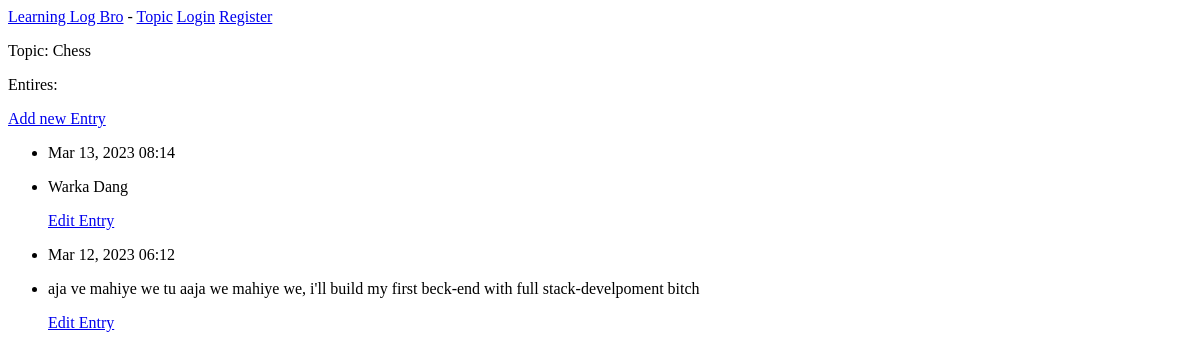
The page /topics/1 on the database as committed earlier.
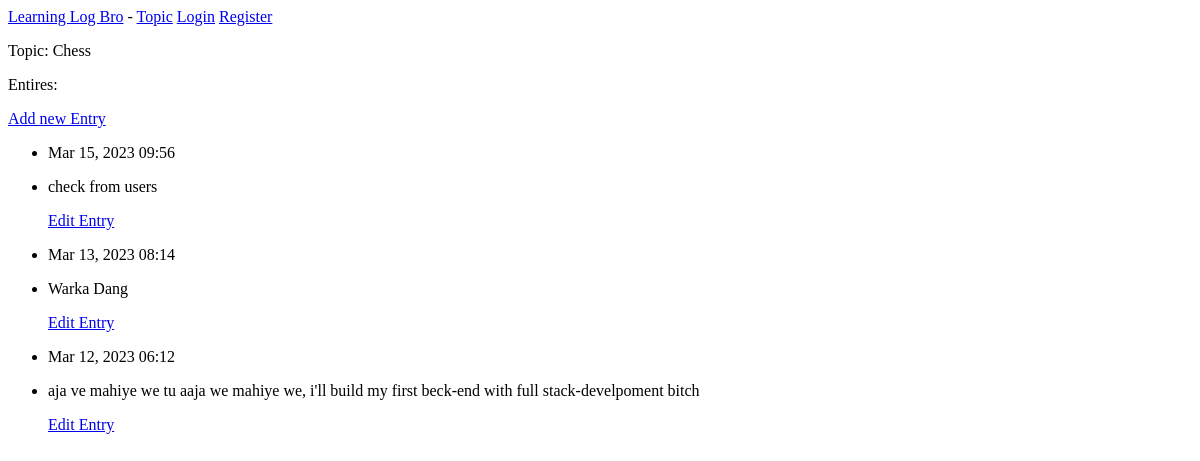
The same page on the database as committed later.
### learning_logs/models.py (models this page shows, shortened)
class Entry(models.Model):
    topic = models.ForeignKey(Topic, on_delete=models.CASCADE)
    text = models.TextField()
    date_added = models.DateTimeField(auto_now_add=True)
    class Meta:
        verbose_name_plural = "entries"

### learning_logs/views.py (the view)
# urls.py: path("topics/<int:topic_id>", views.topic, name="topic"),
def topic(req, topic_id):
    topic = Topic.objects.get(id=topic_id)
    entires = topic.entry_set.order_by("-date_added")
    context = {"topic": topic, "entries": entires}
    return render(req, "learning_logs/topic.html", context)

### learning_logs/templates/learning_logs/topic.html
{% extends 'learning_logs/base.html' %} {% block content %}
<p>Topic: {{topic.text}}</p>
<p>Entires:</p>
<a href="{% url 'learning_logs:new_entry' topic.id %}">Add new Entry</a>
<ul>
  {% for entry in entries %}
  <li>
    <p>{{entry.date_added|date:'M d, Y H:i'}}</p>
  </li>
  <li>
    <p>{{entry.text|linebreaks}}</p>
  </li>
  <a href="{% url 'learning_logs:edit_entry' entry.id %}">Edit Entry</a>
  {%empty%}
  <p>No Entry yet save</p>
  {% endfor %}
</ul>
{% endblock content %}

Rows that differ between the two databases and show on the page:
added Entry: date_added "Mar 15, 2023 09:56", text "check from users"
